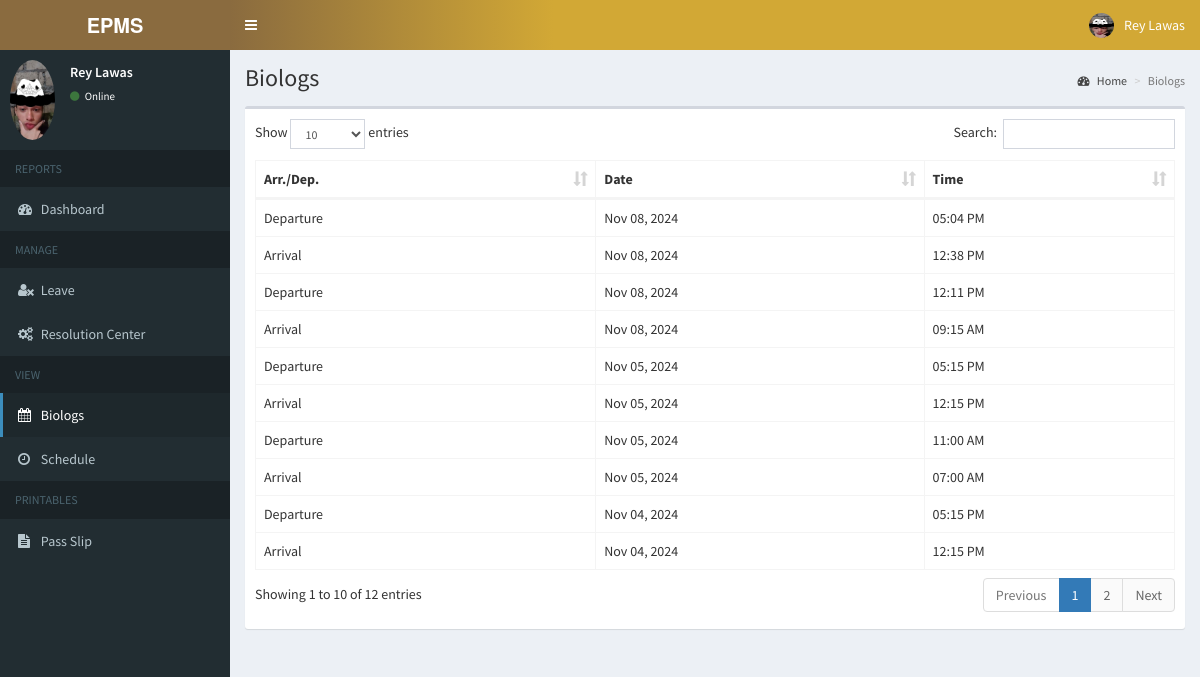
The page /employee/attendance_history.php (signed in) on the database its author committed.
### tables this page shows
CREATE TABLE `employees` (
  `id` int(11) NOT NULL,
  `employee_id` varchar(15) NOT NULL,
  `firstname` varchar(50) NOT NULL,
  `middlename` varchar(10) NOT NULL,
  `lastname` varchar(50) NOT NULL,
  `username` varchar(30) NOT NULL,
  `password` varchar(60) NOT NULL,
  `address` text NOT NULL,
  `birthdate` date NOT NULL,
  `contact_info` varchar(100) NOT NULL,
  `gender` varchar(10) NOT NULL,
  `position` varchar(50) NOT NULL,
  `schedule_id` int(11) NOT NULL,
  `photo` varchar(200) NOT NULL,
  `created_on` date NOT NULL
);

CREATE TABLE `attendance` (
  `id` int(11) NOT NULL,
  `employee_id` int(11) NOT NULL,
  `date` date NOT NULL,
  `time_in` time NOT NULL,
  `status` int(1) NOT NULL,
  `time_out` time NOT NULL,
  `num_hr` double NOT NULL,
  `undertime_hr` time NOT NULL,
  `undertime_mnt` time NOT NULL
);

### employee/includes/session.php (called while the page is built, shortened)
<?php
	include 'includes/conn.php';
	$sql = "SELECT * FROM employees WHERE id = '".$_SESSION['admin']."'";
	$query = $conn->query($sql);
	$user = $query->fetch_assoc();
?>

### employee/attendance_history.php (the view, shortened to what this page needs)
<?php include 'includes/session.php'; ?>
<?php include 'includes/header.php'; ?>
<body class="hold-transition skin-blue sidebar-mini">
<div class="wrapper">
  <?php include 'includes/navbar.php'; ?>
  <?php include 'includes/menubar.php'; ?>
  <div class="content-wrapper">
    <section class="content-header">
      <h1>Biologs</h1>
      <ol class="breadcrumb">
        <li><a href="#"><i class="fa fa-dashboard"></i> Home</a></li>
        <li class="active">Biologs</li>
      </ol>
    </section>
    <section class="content">
      <div class="row">
        <div class="col-xs-12">
          <div class="box">
            <div class="box-body">
              <table id="example1" class="table table-bordered">
                <thead>
                  <th>Arr./Dep.</th>
                  <th>Date</th>
                  <th>Time</th>
                </thead>
                <tbody>
                  <?php
                    $employee_id = $_SESSION['admin'];
                    $sql = "SELECT *, employees.employee_id AS empid, attendance.id AS attid
                            FROM attendance
                            LEFT JOIN employees ON employees.id = attendance.employee_id
                            WHERE attendance.employee_id = '$employee_id'
                            ORDER BY attendance.date DESC, attendance.time_in DESC";
                    $query = $conn->query($sql);
                    $attendanceRecords = [];
                    while ($row = $query->fetch_assoc()) {
                        if ($row['time_in'] != '00:00:00' && $row['time_in'] != null) {
                            $attendanceRecords[] = [
                                'type' => 'Arrival',
                                'date' => $row['date'],
                                'time' => $row['time_in'],
                                'attid' => $row['attid']
                            ];
                        }
                        if ($row['time_out'] != '00:00:00' && $row['time_out'] != null) {
                            $attendanceRecords[] = [
                                'type' => 'Departure',
                                'date' => $row['date'],
                                'time' => $row['time_out'],
                                'attid' => $row['attid']
                            ];
                        }
                    }
                    usort($attendanceRecords, function($a, $b) {
                      if ($a['date'] == $b['date']) {
                          return strcmp($b['time'], $a['time']);
                      }
                      return strcmp($b['date'], $a['date']);
                    });
                    foreach ($attendanceRecords as $record) {
                      $dateFormatted = date('M d, Y', strtotime($record['date']));
                      $timeFormatted = date('h:i A', strtotime($record['time']));
                      echo "
                      <tr>
                          <td class='hidden'></td>
                          <td>{$record['type']}</td>
                          <td>$dateFormatted</td>
                          <td>$timeFormatted</td>
                      </tr>
                      ";
                    }
                  ?>
                </tbody>
              </table>
            </div>
          </div>
        </div>
      </div>
    </section>
  </div>
</div>
</body>
</html>

### employee/includes/navbar.php (shortened to what this page needs)
<header class="main-header">
    <a href="home.php" class="logo">
      <span class="logo-lg"><b>EPMS</b> </span>
    </a>
    <nav class="navbar navbar-static-top">
      <a href="#" class="sidebar-toggle" data-toggle="push-menu" role="button">
      </a>
      <div class="navbar-custom-menu">
        <ul class="nav navbar-nav">
          <li class="dropdown user user-menu">
            <a href="#" class="dropdown-toggle" data-toggle="dropdown">
              <img src="<?php echo (!empty($user['photo'])) ? '../images/'.$user['photo'] : '../images/profile.jpg'; ?>" class="user-image" alt="User Image">
              <span class="hidden-xs"><?php echo $user['firstname'].' '.$user['lastname']; ?></span>
            </a>
          </li>
        </ul>
      </div>
    </nav>
  </header>

### employee/includes/menubar.php (shortened to what this page needs)
<aside class="main-sidebar">
    <section class="sidebar">
      <div class="user-panel">
        <div class="pull-left image">
          <img src="<?php echo (!empty($user['photo'])) ? '../images/'.$user['photo'] : '../images/profile.jpg'; ?>" class="img-circle" alt="User Image">
        </div>
        <div class="pull-left info">
          <p><?php echo $user['firstname'].' '.$user['lastname']; ?></p>
          <a><i class="fa fa-circle text-success"></i> Online</a>
        </div>
      </div>
      <ul class="sidebar-menu" data-widget="tree">
        <li class="header">REPORTS</li>
        <li class=""><a href="home.php"><i class="fa fa-dashboard"></i> <span>Dashboard</span></a></li>
        <li class="header">MANAGE</li>
          <li><a href="employee_leave_request.php"><i class="fa fa-user-times"></i> <span>Leave</span></a></li>
          <li><a href="resolution_center.php"><i class="fa fa-cogs"></i> <span>Resolution Center</span></a></li>
        <li class="header">VIEW</li>
        <li><a href="attendance_history.php"><i class="fa fa-calendar"></i> <span>Biologs</span></a></li>
        <li><a href="teaching_load.php"><i class="fa fa-clock-o"></i> <span>Schedule</span></a></li>
        <li class="header">PRINTABLES</li>
            <li><a href="passlip.php"><i class="fa fa-file-text"></i> <span>Pass Slip</span></a></li>
      </ul>
    </section>
  </aside>

### employee/includes/header.php (style rules this page uses)
.navbar { background: linear-gradient(to right, #8A6B3F, #D2A835, #D2A835, #D2A835); }

### employee/includes/navbar.php (style rules this page uses)
.main-header .logo { background-color: #8A6B3F !important; }

### rows shown on the page
employees: photo (picture), firstname "Rey", lastname "Lawas"
attendance: type "Departure", date "Nov 08, 2024", time_out "05:04 PM", type "Arrival", time_in "12:38 PM"
attendance: type "Departure", date "Nov 08, 2024", time_out "12:11 PM", type "Arrival", time_in "09:15 AM"
attendance: type "Departure", date "Nov 05, 2024", time_out "05:15 PM", type "Arrival", time_in "12:15 PM"
attendance: type "Departure", date "Nov 05, 2024", time_out "11:00 AM", type "Arrival", time_in "07:00 AM"
attendance: type "Departure", date "Nov 04, 2024", time_out "05:15 PM", type "Arrival", time_in "12:15 PM"
